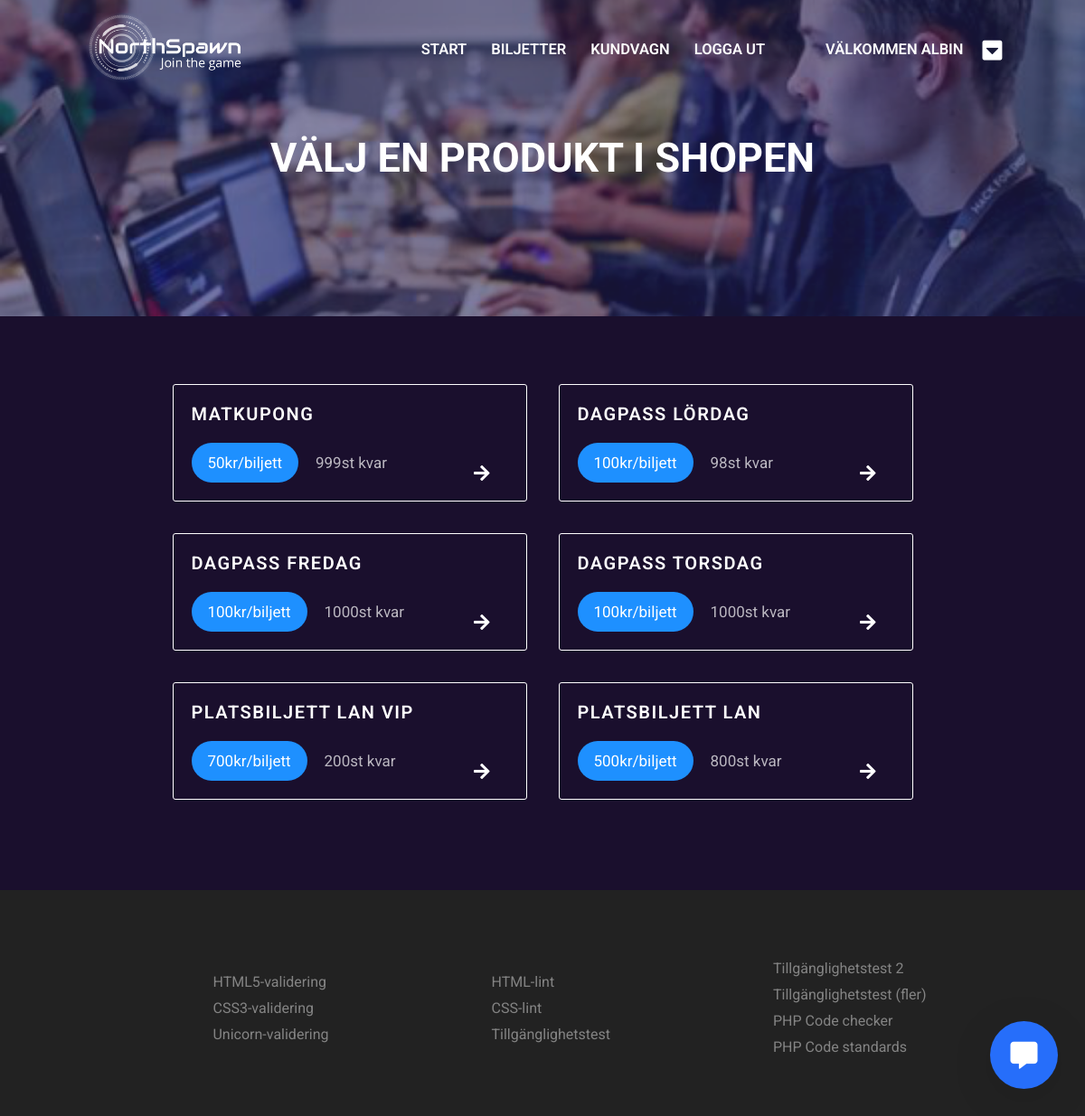
/index.php?pageid=products (signed in), run on the app's committed database.
### tables this page shows
CREATE TABLE users (user_id INTEGER PRIMARY KEY AUTOINCREMENT UNIQUE NOT NULL, user_firstName VARCHAR NOT NULL, user_lastName VARCHAR NOT NULL, user_email VARCHAR UNIQUE, user_password NOT NULL, admin BOOLEAN DEFAULT FALSE NOT NULL);

CREATE TABLE products (product_id INTEGER PRIMARY KEY AUTOINCREMENT NOT NULL UNIQUE, product_name VARCHAR UNIQUE NOT NULL, product_cost INTEGER, product_stock INTEGER, product_desc VARCHAR);

### pages/products/products.php (the view, shortened to what this page needs)
<?php
    $stmtProducts = $db->prepare("SELECT * FROM products");
    $stmtProducts->execute();
?>
<div class="content">
    <div class="products">
    <?php
        while($product = $stmtProducts->fetch()){
            echo <<<PRODUCT
            <div class="product" >
                <form method="post" action="index.php?pageid=cart" >
                <h2>{$product['product_name']}</h2>
                <h3>{$product['product_cost']}kr/biljett</h3>
                <h3>{$product['product_stock']}st kvar</h3>
                    <input type="hidden" name="product" value={$product['product_name']}>
                    <input type="hidden" name="product_id" value={$product['product_id']}>
                    <input type="hidden" name="product_cost" value={$product['product_cost']}>
                    <button></button>
                </form>
                <i class="fas fa-arrow-right"></i>
            </div>
PRODUCT;
        }
    ?>
    </div>
</div>

### incs/header/header.php (shortened to what this page needs)
<?php
  if(!isset($_GET['pageid'])){
    $title = "Lan. E-sport. Gaming. Hackathon. Expo. Välkommen till Northspawn";
    $header = "700";
  } elseif ($_GET['pageid'] === 'landing') {
    $title = "Lan. E-sport. Gaming. Hackathon. Expo. Välkommen till Northspawn";
    $header = "700";
  } elseif ($_GET['pageid'] === 'login') {
    $title = "Logga in på Northspawn";
    $header = "350";
  } elseif ($_GET['pageid'] === 'register') {
    $title = "Registrera hos Northspawn";
    $header = "350";
  }  elseif ($_GET['pageid'] === 'feedback') {
    $title = "Northspawn - feedback";
    $header = "350";
  } elseif ($_GET['pageid'] === 'products') {
    $title = "Välj en produkt i shopen";
    $header = "350";
  } elseif ($_GET['pageid'] === 'cart') {
    $title = "Northspawn - Kundvagn";
    $header = "350";
  } elseif ($_GET['pageid'] === 'orders') {
    $title = "Northspawn - Ordrar";
    $header = "250";
  } elseif ($_GET['pageid'] === 'products') {
    $title = "Northspawn - Biljetter";
    $header = "250";
  } elseif ($_GET['pageid'] === 'checkout') {
    $title = "Northspawn - Köp genomfört";
    $header = "300";
  } elseif ($_GET['pageid'] === 'addNews') {
    $title = "Northspawn - Lägg till nyhet";
    $header = "300";
  } elseif ($_GET['pageid'] === 'profile') {
    $title = "Northspawn - Din profil";
    $header = "300";
  }
?>
<!DOCTYPE html>
<html lang="sv">
<head>
</head>
<body>
<nav>
  <ul>
    <div class="left">
      <a href="index.php">
        <img class="logo" src="./imgs/logo_jointhegame_vit.png" alt="Logotyp">
      </a>
    </div>
    <div class="right" >
      <li><a href="index.php">Start</a></li>
      <li><a href="index.php?pageid=products">Biljetter</a></li>
    <?php
      if(!empty($_SESSION['user'])){
        echo <<<MESSAGE
        <li><a href="index.php?pageid=cart">Kundvagn</a></li>
        <li><a href="index.php?pageid=landing&logout=true">Logga ut</a></li>
        <li class="message" ><a href="index.php?pageid=profile">Välkommen {$displayUser}</a></li>
MESSAGE;
        if(!empty($_SESSION['admin'])){
          if($_SESSION['admin'] === 'TRUE'){
            echo <<<EXTRA
            <li><i id="menuBtn" class="fas fa-caret-square-down"></i></li>
            <li><i id="closeBtn" class="fas fa-minus-square"></i></li>
            <div id="menu">
              <ul>
                <li><a href=index.php?pageid=orders>Se ordrar</a></li>
                <li><a href="index.php?pageid=addNews">Lägg till nyhet</a></li>
                <li><a href="index.php?pageid=feedback">Se feedback</a></li>
              </ul>
            </div>
EXTRA;
          } else {
            echo "<a href=index.php?pageid=profile><div class=thumbnail></div></a>";
          }
        }
      } else {
        echo <<<CONTENT
        <li><a href=index.php?pageid=login>Logga in</a></li>
        <li><a href="index.php?pageid=register">Registrera</a></li>
CONTENT;
      }
    ?>
    </div>
  </ul>
</nav>
<div class="header" style="min-height: <?php echo $header; ?>px" >
  <h1><?php echo $title; ?></h1>
</div>

### data on the page
users: user_firstName "ALBIN"
products: product_name "MATKUPONG", product_cost "50", product_stock "999"
products: product_name "DAGPASS LÖRDAG", product_cost "100", product_stock "98"
products: product_name "DAGPASS FREDAG", product_cost "100", product_stock "1000"
products: product_name "DAGPASS TORSDAG", product_cost "100", product_stock "1000"
products: product_name "PLATSBILJETT LAN VIP", product_cost "700", product_stock "200"
products: product_name "PLATSBILJETT LAN", product_cost "500", product_stock "800"

### other printed values
$title "VÄLJ EN PRODUKT I SHOPEN"
